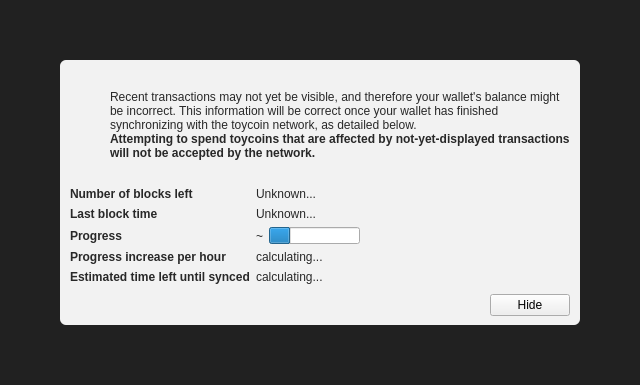
<?xml version="1.0" encoding="UTF-8"?>
<ui version="4.0">
 <class>ModalOverlay</class>
 <widget class="ModalOverlay" name="ModalOverlay">
  <property name="geometry">
   <rect>
    <x>0</x>
    <y>0</y>
    <width>640</width>
    <height>385</height>
   </rect>
  </property>
  <property name="windowTitle">
   <string>Form</string>
  </property>
  <layout class="QVBoxLayout" name="verticalLayout" stretch="0">
   <property name="sizeConstraint">
    <enum>QLayout::SetDefaultConstraint</enum>
   </property>
   <property name="leftMargin">
    <number>0</number>
   </property>
   <property name="topMargin">
    <number>0</number>
   </property>
   <property name="rightMargin">
    <number>0</number>
   </property>
   <property name="bottomMargin">
    <number>0</number>
   </property>
   <item>
    <widget class="QWidget" name="bgWidget" native="true">
     <property name="styleSheet">
      <string notr="true">#bgWidget { background: rgba(0,0,0,220); }</string>
     </property>
     <layout class="QVBoxLayout" name="verticalLayoutMain" stretch="1">
      <property name="leftMargin">
       <number>60</number>
      </property>
      <property name="topMargin">
       <number>60</number>
      </property>
      <property name="rightMargin">
       <number>60</number>
      </property>
      <property name="bottomMargin">
       <number>60</number>
      </property>
      <item>
       <widget class="QWidget" name="contentWidget" native="true">
        <property name="styleSheet">
         <string notr="true">#contentWidget { background: rgba(255,255,255,240); border-radius: 6px; }

QLabel { color: rgb(40,40,40);  }</string>
        </property>
        <layout class="QVBoxLayout" name="verticalLayoutSub" stretch="1,0,0,0">
         <property name="spacing">
          <number>0</number>
         </property>
         <property name="leftMargin">
          <number>10</number>
         </property>
         <property name="topMargin">
          <number>10</number>
         </property>
         <property name="rightMargin">
          <number>10</number>
         </property>
         <property name="bottomMargin">
          <number>10</number>
         </property>
         <item>
          <layout class="QHBoxLayout" name="horizontalLayoutIconText" stretch="0,1">
           <property name="topMargin">
            <number>20</number>
           </property>
           <item>
            <layout class="QVBoxLayout" name="verticalLayoutIcon">
             <property name="leftMargin">
              <number>0</number>
             </property>
             <item>
              <widget class="QPushButton" name="warningIcon">
               <property name="enabled">
                <bool>false</bool>
               </property>
               <property name="text">
                <string/>
               </property>
               <property name="icon">
                <iconset>
                 <normaloff>:/icons/warning</normaloff>
                 <disabledoff>:/icons/warning</disabledoff>:/icons/warning</iconset>
               </property>
               <property name="iconSize">
                <size>
                 <width>48</width>
                 <height>48</height>
                </size>
               </property>
               <property name="flat">
                <bool>true</bool>
               </property>
              </widget>
             </item>
             <item>
              <spacer name="verticalSpacerWarningIcon">
               <property name="orientation">
                <enum>Qt::Vertical</enum>
               </property>
               <property name="sizeHint" stdset="0">
                <size>
                 <width>20</width>
                 <height>40</height>
                </size>
               </property>
              </spacer>
             </item>
            </layout>
           </item>
           <item>
            <layout class="QVBoxLayout" name="verticalLayoutInfoText">
             <property name="leftMargin">
              <number>0</number>
             </property>
             <property name="topMargin">
              <number>0</number>
             </property>
             <item>
              <widget class="QLabel" name="infoText">
               <property name="text">
                <string>Recent transactions may not yet be visible, and therefore your wallet's balance might be incorrect. This information will be correct once your wallet has finished synchronizing with the toycoin network, as detailed below.</string>
               </property>
               <property name="textFormat">
                <enum>Qt::RichText</enum>
               </property>
               <property name="wordWrap">
                <bool>true</bool>
               </property>
              </widget>
             </item>
             <item>
              <widget class="QLabel" name="infoTextStrong">
               <property name="font">
                <font>
                 <weight>75</weight>
                 <bold>true</bold>
                </font>
               </property>
               <property name="text">
                <string>Attempting to spend toycoins that are affected by not-yet-displayed transactions will not be accepted by the network.</string>
               </property>
               <property name="textFormat">
                <enum>Qt::RichText</enum>
               </property>
               <property name="wordWrap">
                <bool>true</bool>
               </property>
              </widget>
             </item>
             <item>
              <spacer name="verticalSpacerInTextSpace">
               <property name="orientation">
                <enum>Qt::Vertical</enum>
               </property>
               <property name="sizeHint" stdset="0">
                <size>
                 <width>20</width>
                 <height>40</height>
                </size>
               </property>
              </spacer>
             </item>
            </layout>
           </item>
          </layout>
         </item>
         <item>
          <spacer name="verticalSpacerAfterText">
           <property name="orientation">
            <enum>Qt::Vertical</enum>
           </property>
           <property name="sizeHint" stdset="0">
            <size>
             <width>20</width>
             <height>40</height>
            </size>
           </property>
          </spacer>
         </item>
         <item>
          <layout class="QFormLayout" name="formLayout">
           <property name="fieldGrowthPolicy">
            <enum>QFormLayout::FieldsStayAtSizeHint</enum>
           </property>
           <property name="horizontalSpacing">
            <number>6</number>
           </property>
           <property name="verticalSpacing">
            <number>6</number>
           </property>
           <property name="topMargin">
            <number>10</number>
           </property>
           <item row="0" column="0">
            <widget class="QLabel" name="labelNumberOfBlocksLeft">
             <property name="font">
              <font>
               <weight>75</weight>
               <bold>true</bold>
              </font>
             </property>
             <property name="text">
              <string>Number of blocks left</string>
             </property>
            </widget>
           </item>
           <item row="0" column="1">
            <widget class="QLabel" name="numberOfBlocksLeft">
             <property name="text">
              <string>Unknown...</string>
             </property>
            </widget>
           </item>
           <item row="1" column="0">
            <widget class="QLabel" name="labelLastBlockTime">
             <property name="font">
              <font>
               <weight>75</weight>
               <bold>true</bold>
              </font>
             </property>
             <property name="text">
              <string>Last block time</string>
             </property>
            </widget>
           </item>
           <item row="1" column="1">
            <widget class="QLabel" name="newestBlockDate">
             <property name="sizePolicy">
              <sizepolicy hsizetype="Maximum" vsizetype="Preferred">
               <horstretch>0</horstretch>
               <verstretch>0</verstretch>
              </sizepolicy>
             </property>
             <property name="text">
              <string>Unknown...</string>
             </property>
            </widget>
           </item>
           <item row="2" column="0">
            <widget class="QLabel" name="labelSyncDone">
             <property name="font">
              <font>
               <weight>75</weight>
               <bold>true</bold>
              </font>
             </property>
             <property name="text">
              <string>Progress</string>
             </property>
            </widget>
           </item>
           <item row="2" column="1">
            <layout class="QHBoxLayout" name="horizontalLayoutSync" stretch="0,1">
             <item>
              <widget class="QLabel" name="percentageProgress">
               <property name="text">
                <string notr="true">~</string>
               </property>
              </widget>
             </item>
             <item>
              <widget class="QProgressBar" name="progressBar">
               <property name="value">
                <number>24</number>
               </property>
               <property name="format">
                <string/>
               </property>
              </widget>
             </item>
            </layout>
           </item>
           <item row="4" column="0">
            <widget class="QLabel" name="labelProgressIncrease">
             <property name="font">
              <font>
               <weight>75</weight>
               <bold>true</bold>
              </font>
             </property>
             <property name="text">
              <string>Progress increase per hour</string>
             </property>
            </widget>
           </item>
           <item row="4" column="1">
            <widget class="QLabel" name="progressIncreasePerH">
             <property name="text">
              <string>calculating...</string>
             </property>
            </widget>
           </item>
           <item row="5" column="0">
            <widget class="QLabel" name="labelEstimatedTimeLeft">
             <property name="font">
              <font>
               <weight>75</weight>
               <bold>true</bold>
              </font>
             </property>
             <property name="text">
              <string>Estimated time left until synced</string>
             </property>
            </widget>
           </item>
           <item row="5" column="1">
            <widget class="QLabel" name="expectedTimeLeft">
             <property name="text">
              <string>calculating...</string>
             </property>
            </widget>
           </item>
          </layout>
         </item>
         <item>
          <layout class="QHBoxLayout" name="horizontalLayoutButtons">
           <property name="leftMargin">
            <number>10</number>
           </property>
           <property name="topMargin">
            <number>10</number>
           </property>
           <item>
            <spacer name="horizontalSpacer">
             <property name="orientation">
              <enum>Qt::Horizontal</enum>
             </property>
             <property name="sizeHint" stdset="0">
              <size>
               <width>40</width>
               <height>20</height>
              </size>
             </property>
            </spacer>
           </item>
           <item>
            <widget class="QPushButton" name="closeButton">
             <property name="text">
              <string>Hide</string>
             </property>
            </widget>
           </item>
          </layout>
         </item>
        </layout>
       </widget>
      </item>
     </layout>
    </widget>
   </item>
  </layout>
 </widget>
 <customwidgets>
  <customwidget>
   <class>ModalOverlay</class>
   <extends>QWidget</extends>
   <header>modaloverlay.h</header>
   <container>1</container>
  </customwidget>
 </customwidgets>
 <resources/>
 <connections/>
</ui>
